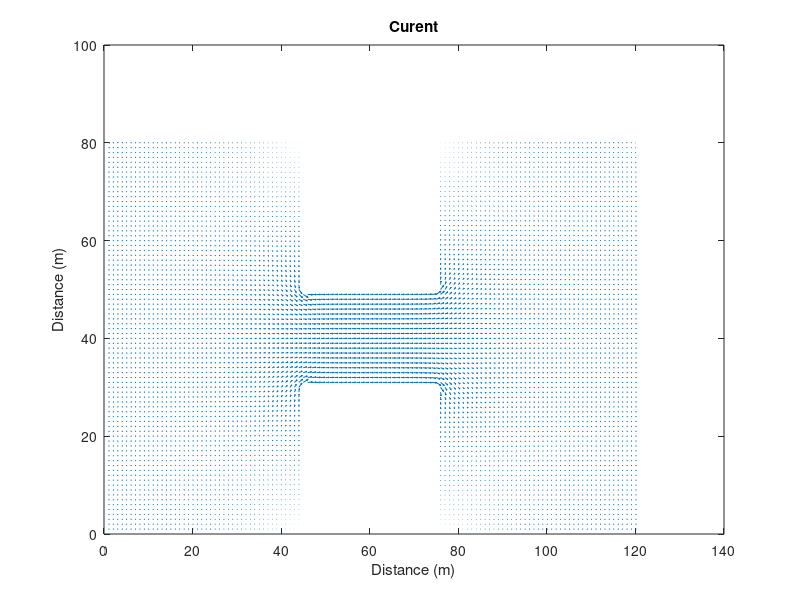

Write MATLAB code to recreate this figure.
%% Assignment 2 Fixed
%  Konrad Socha 101037642

L = 120;
W = 80;

F = zeros(L*W,1);
G = sparse(L*W, L*W);
sigma = 0.001; %Changes conductivity
Box = 30; % changes box size
ConMatrix = ones(L,W);
ConMatrix(L/2 - Box/2:L/2 + Box/2,1:Box) = sigma;
ConMatrix(L/2 - Box/2:L/2 + Box/2,W-Box:W) = sigma;


for i = 1:1:L
    for j = 1:1:W
        N = (i-1) * W + j;
        NXM = (i-2) * W + j;
        NXP = i * W + j;
        NYM = (i-1) * W + j-1;
        NYP = (i-1) * W + j+1;

        %MXM = (ConMatrix(i,j) + ConMatrix(i-1,j));
        %MXP = (ConMatrix(i,j) + ConMatrix(i+1,j));
        %MYM = (ConMatrix(i,j) + ConMatrix(i,j-1));
        %MYP = (ConMatrix(i,j) + ConMatrix(i,j+1));

        if i == 1 %     LEFT
            F(N,1) = 1;
            G(N,N) = 1;
        elseif i == L % RIGHT
            F(N,1) = 0;
            G(N,N) = 1;
        elseif j == 1 % BOTTOM
            MXM = (ConMatrix(i,j) + ConMatrix(i-1,j));
            MXP = (ConMatrix(i,j) + ConMatrix(i+1,j));
            %MYM = (ConMatrix(i,j) + ConMatrix(i,j-1));
            MYP = (ConMatrix(i,j) + ConMatrix(i,j+1));

            G(N,N)   = -(MXM + MXP + MYP);
            G(N,NXM)   = MXM;
            G(N,NXP)   = MXP;
            G(N,NYP)   = MYP;
        elseif j == W % TOP
            MXM = (ConMatrix(i,j) + ConMatrix(i-1,j));
            MXP = (ConMatrix(i,j) + ConMatrix(i+1,j));
            MYM = (ConMatrix(i,j) + ConMatrix(i,j-1));
            %MYP = (ConMatrix(i,j) + ConMatrix(i,j+1));

            G(N,N)   = -(MXM + MXP + MYP);
            G(N,NXM)   = MXM;
            G(N,NXP)   = MXP;
            G(N,NYP)   = MYM;
        else %           MID
            MXM = (ConMatrix(i,j) + ConMatrix(i-1,j));
            MXP = (ConMatrix(i,j) + ConMatrix(i+1,j));
            MYM = (ConMatrix(i,j) + ConMatrix(i,j-1));
            MYP = (ConMatrix(i,j) + ConMatrix(i,j+1));

            G(N,N)   = -(MXM + MXP + MYM + MYP);
            G(N,NXM) = MXM;
            G(N,NXP) = MXP;
            G(N,NYM) = MYM;
            G(N,NYP) = MYP;
        end

    end

end

VMatrix = reshape(G\F , [W,L]);
[Ex,Ey] = gradient(-VMatrix);
CurrentX = ConMatrix' .* Ex;
CurrentY = ConMatrix' .* Ey;

% figure(1);
% spy(G);
% title("G Matrix") ;
% figure(1);
% surf(VMatrix')
% title('Voltage') ;
% xlabel("Distance (m)")
% ylabel("Distance (m)")
% zlabel("Voltage (V)")
% 
% figure(2)
% surf(ConMatrix);
% title('Conductivity') ;
% xlabel("Distance (m)")
% ylabel("Distance (m)")
% zlabel("Conductivity (ohm/m)")
% 
% figure(3);
% quiver(Ex,Ey);
% title('E field') ;
% xlabel("Distance (m)")
% ylabel("Distance (m)")
% zlabel("E field")

figure(4);
quiver(CurrentX,CurrentY);
title('Curent') ;
xlabel("Distance (m)")
ylabel("Distance (m)")
zlabel("Current (A)")

